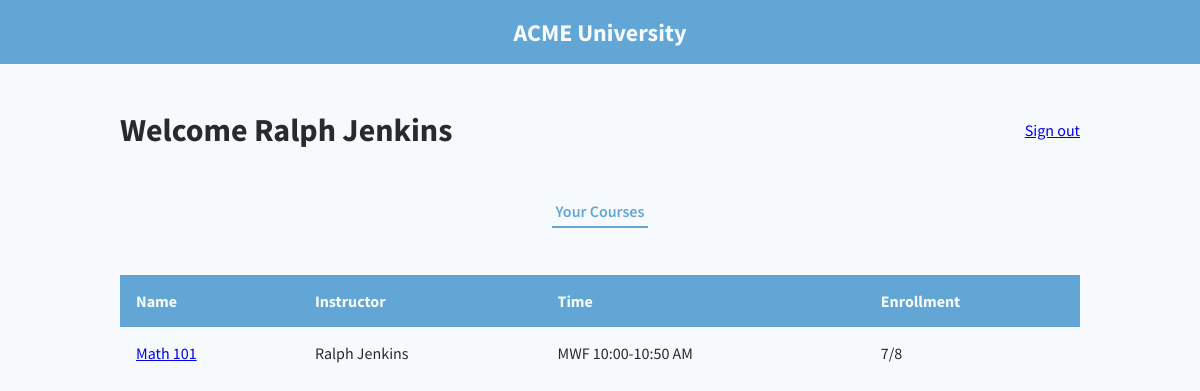
The page /instructor/Ralph Jenkins (signed in) on the database as committed earlier.
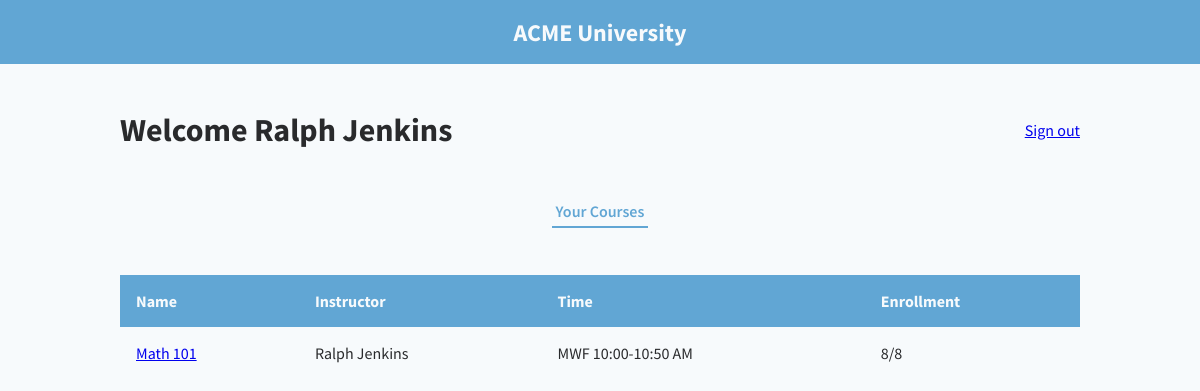
The same page on the database as committed later.
### db.py (models this page shows)
class Course(db.Model, UserMixin):
	id = db.Column(db.Integer, primary_key=True)
	course_name = db.Column(db.String, unique=True, nullable=False)
	teacher_id = db.Column(db.Integer, db.ForeignKey('teacher.id'), nullable=False)
	number_enrolled = db.Column(db.Integer, nullable=False)
	capacity = db.Column(db.Integer, nullable=False)
	time = db.Column(db.String, nullable=False)
	teacher = db.relationship('Teacher', backref=db.backref('teachers', lazy=True))
	students = db.relationship('Enrollment', back_populates='course')

### app.py (the view)
@app.route("/instructor/<name>")
@login_required
def instructor(name):
    instructor_name = name
    tea_data = []
    teaQ = Teacher.query.filter_by(name=instructor_name).first()
    teaQC = Course.query.filter_by(teacher_id = teaQ.id).all()
    for i in range(len(teaQC)):
        temp = {
            'name':teaQC[i].course_name,
            'instructor':instructor_name,
            'time':teaQC[i].time,
            'enrollment':(str(teaQC[i].number_enrolled) + "/" + str(teaQC[i].capacity))
        }
        tea_data.append(temp)
    return render_template("instructor.html", instructor_name = instructor_name, data = tea_data)

### app.py (called while the page is built)
@login.user_loader
def load_user(user_id):
    return User.query.get(user_id)

### templates/instructor.html (shortened to what this page needs)
{% extends "person.html" %}
{% block styles %}
    {{ super() }}
    <link rel="stylesheet" href="{{ url_for('static', filename = 'instructor.css') }}">
{% endblock %}
{% block person_name %}{{ instructor_name }}{% endblock %}
{% block inner_nav_links %}
    <button class="inner-nav-link active-tab">Your Courses</button>
{% endblock %}
{% block data_table_headings %}
    <th>Name</th>
    <th>Instructor</th>
    <th>Time</th>
    <th>Enrollment</th>
{% endblock %}
{% block data_table_body %}
    {% for class in data %}
        <tr>
            <td>
                <a href="{{ url_for('specific_course', name = class.instructor, course = class.name) }}">
                    {{ class.name }}
                </a>
            </td>
            <td>{{ class.instructor }}</td>
            <td>{{ class.time }}</td>
            <td>{{ class.enrollment }}</td>
        </tr>
    {% endfor %}
{% endblock %}

Rows that differ between the two databases and show on the page:
changed Course "Math 101": enrollment "7/8" → "8/8"
